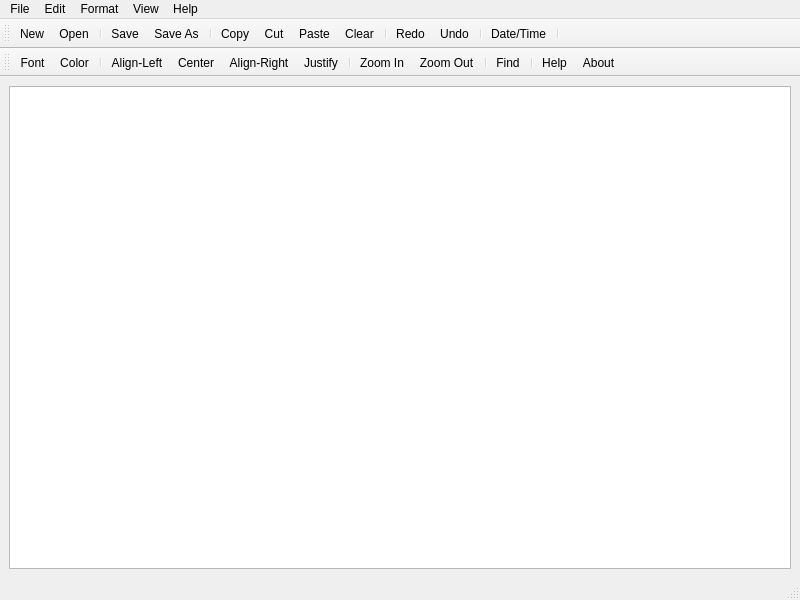
<?xml version="1.0" encoding="UTF-8"?>
<ui version="4.0">
 <class>Notepad</class>
 <widget class="QMainWindow" name="Notepad">
  <property name="geometry">
   <rect>
    <x>0</x>
    <y>0</y>
    <width>800</width>
    <height>600</height>
   </rect>
  </property>
  <property name="windowTitle">
   <string>Notepad</string>
  </property>
  <property name="windowIcon">
   <iconset resource="Resources.qrc">
    <normaloff>:/rec/icons/notepad.png</normaloff>:/rec/icons/notepad.png</iconset>
  </property>
  <widget class="QWidget" name="centralwidget">
   <layout class="QHBoxLayout" name="horizontalLayout">
    <item>
     <widget class="QTextEdit" name="textEdit"/>
    </item>
   </layout>
  </widget>
  <widget class="QMenuBar" name="menubar">
   <property name="geometry">
    <rect>
     <x>0</x>
     <y>0</y>
     <width>800</width>
     <height>21</height>
    </rect>
   </property>
   <widget class="QMenu" name="menuFile">
    <property name="title">
     <string>File</string>
    </property>
    <addaction name="actionNew"/>
    <addaction name="actionOpen"/>
    <addaction name="separator"/>
    <addaction name="actionSave"/>
    <addaction name="actionSave_As"/>
    <addaction name="separator"/>
    <addaction name="actionExit"/>
   </widget>
   <widget class="QMenu" name="menuEdit">
    <property name="title">
     <string>Edit</string>
    </property>
    <addaction name="actionCopy"/>
    <addaction name="actionCut"/>
    <addaction name="actionPaste"/>
    <addaction name="actionClear"/>
    <addaction name="separator"/>
    <addaction name="actionRedo"/>
    <addaction name="actionUndo"/>
    <addaction name="separator"/>
    <addaction name="actionDate_Time"/>
   </widget>
   <widget class="QMenu" name="menuAbout">
    <property name="title">
     <string>Help</string>
    </property>
    <addaction name="actionHelp"/>
    <addaction name="actionAbout"/>
   </widget>
   <widget class="QMenu" name="menuFormat">
    <property name="title">
     <string>Format</string>
    </property>
    <addaction name="actionFont"/>
    <addaction name="actionColor"/>
    <addaction name="separator"/>
    <addaction name="actionAlign_Left"/>
    <addaction name="actionCenter"/>
    <addaction name="actionAlign_Right"/>
    <addaction name="actionJustify"/>
   </widget>
   <widget class="QMenu" name="menuView">
    <property name="title">
     <string>View</string>
    </property>
    <addaction name="actionZoom_In"/>
    <addaction name="actionZoom_Out"/>
    <addaction name="separator"/>
    <addaction name="actionFind"/>
   </widget>
   <addaction name="menuFile"/>
   <addaction name="menuEdit"/>
   <addaction name="menuFormat"/>
   <addaction name="menuView"/>
   <addaction name="menuAbout"/>
  </widget>
  <widget class="QStatusBar" name="statusbar"/>
  <widget class="QToolBar" name="toolBar">
   <property name="windowTitle">
    <string>toolBar</string>
   </property>
   <attribute name="toolBarArea">
    <enum>TopToolBarArea</enum>
   </attribute>
   <attribute name="toolBarBreak">
    <bool>false</bool>
   </attribute>
   <addaction name="actionNew"/>
   <addaction name="actionOpen"/>
   <addaction name="separator"/>
   <addaction name="actionSave"/>
   <addaction name="actionSave_As"/>
   <addaction name="separator"/>
   <addaction name="actionCopy"/>
   <addaction name="actionCut"/>
   <addaction name="actionPaste"/>
   <addaction name="actionClear"/>
   <addaction name="separator"/>
   <addaction name="actionRedo"/>
   <addaction name="actionUndo"/>
   <addaction name="separator"/>
   <addaction name="actionDate_Time"/>
   <addaction name="separator"/>
  </widget>
  <widget class="QToolBar" name="toolBar_2">
   <property name="windowTitle">
    <string>toolBar_2</string>
   </property>
   <attribute name="toolBarArea">
    <enum>TopToolBarArea</enum>
   </attribute>
   <attribute name="toolBarBreak">
    <bool>true</bool>
   </attribute>
   <addaction name="actionFont"/>
   <addaction name="actionColor"/>
   <addaction name="separator"/>
   <addaction name="actionAlign_Left"/>
   <addaction name="actionCenter"/>
   <addaction name="actionAlign_Right"/>
   <addaction name="actionJustify"/>
   <addaction name="separator"/>
   <addaction name="actionZoom_In"/>
   <addaction name="actionZoom_Out"/>
   <addaction name="separator"/>
   <addaction name="actionFind"/>
   <addaction name="separator"/>
   <addaction name="actionHelp"/>
   <addaction name="actionAbout"/>
  </widget>
  <action name="actionNew">
   <property name="icon">
    <iconset resource="Resources.qrc">
     <normaloff>:/rec/icons/new.png</normaloff>:/rec/icons/new.png</iconset>
   </property>
   <property name="text">
    <string>New</string>
   </property>
   <property name="shortcut">
    <string>Ctrl+N</string>
   </property>
  </action>
  <action name="actionOpen">
   <property name="icon">
    <iconset resource="Resources.qrc">
     <normaloff>:/rec/icons/open-document.png</normaloff>:/rec/icons/open-document.png</iconset>
   </property>
   <property name="text">
    <string>Open</string>
   </property>
   <property name="shortcut">
    <string>Ctrl+O</string>
   </property>
  </action>
  <action name="actionSave">
   <property name="icon">
    <iconset resource="Resources.qrc">
     <normaloff>:/rec/icons/save.png</normaloff>:/rec/icons/save.png</iconset>
   </property>
   <property name="text">
    <string>Save</string>
   </property>
   <property name="shortcut">
    <string>Ctrl+S</string>
   </property>
  </action>
  <action name="actionSave_As">
   <property name="icon">
    <iconset resource="Resources.qrc">
     <normaloff>:/rec/icons/save-as.png</normaloff>:/rec/icons/save-as.png</iconset>
   </property>
   <property name="text">
    <string>Save As</string>
   </property>
   <property name="shortcut">
    <string>Ctrl+Shift+S</string>
   </property>
  </action>
  <action name="actionCopy">
   <property name="icon">
    <iconset resource="Resources.qrc">
     <normaloff>:/rec/icons/copy.png</normaloff>:/rec/icons/copy.png</iconset>
   </property>
   <property name="text">
    <string>Copy</string>
   </property>
   <property name="shortcut">
    <string>Ctrl+C</string>
   </property>
  </action>
  <action name="actionCut">
   <property name="icon">
    <iconset resource="Resources.qrc">
     <normaloff>:/rec/icons/cut.png</normaloff>:/rec/icons/cut.png</iconset>
   </property>
   <property name="text">
    <string>Cut</string>
   </property>
   <property name="shortcut">
    <string>Ctrl+X</string>
   </property>
  </action>
  <action name="actionPaste">
   <property name="icon">
    <iconset resource="Resources.qrc">
     <normaloff>:/rec/icons/paste.png</normaloff>:/rec/icons/paste.png</iconset>
   </property>
   <property name="text">
    <string>Paste</string>
   </property>
   <property name="shortcut">
    <string>Ctrl+V</string>
   </property>
  </action>
  <action name="actionUndo">
   <property name="icon">
    <iconset resource="Resources.qrc">
     <normaloff>:/rec/icons/undo.png</normaloff>:/rec/icons/undo.png</iconset>
   </property>
   <property name="text">
    <string>Undo</string>
   </property>
   <property name="shortcut">
    <string>Ctrl+Z</string>
   </property>
  </action>
  <action name="actionRedo">
   <property name="icon">
    <iconset resource="Resources.qrc">
     <normaloff>:/rec/icons/redo.png</normaloff>:/rec/icons/redo.png</iconset>
   </property>
   <property name="text">
    <string>Redo</string>
   </property>
   <property name="shortcut">
    <string>Ctrl+Y</string>
   </property>
  </action>
  <action name="actionAbout">
   <property name="icon">
    <iconset resource="Resources.qrc">
     <normaloff>:/rec/icons/info.png</normaloff>:/rec/icons/info.png</iconset>
   </property>
   <property name="text">
    <string>About</string>
   </property>
  </action>
  <action name="actionHelp">
   <property name="icon">
    <iconset resource="Resources.qrc">
     <normaloff>:/rec/icons/help.png</normaloff>:/rec/icons/help.png</iconset>
   </property>
   <property name="text">
    <string>Help</string>
   </property>
  </action>
  <action name="actionAlign_Left">
   <property name="icon">
    <iconset resource="Resources.qrc">
     <normaloff>:/rec/icons/align-left.png</normaloff>:/rec/icons/align-left.png</iconset>
   </property>
   <property name="text">
    <string>Align-Left</string>
   </property>
   <property name="shortcut">
    <string>Ctrl+L</string>
   </property>
  </action>
  <action name="actionAlign_Right">
   <property name="icon">
    <iconset resource="Resources.qrc">
     <normaloff>:/rec/icons/align-right.png</normaloff>:/rec/icons/align-right.png</iconset>
   </property>
   <property name="text">
    <string>Align-Right</string>
   </property>
   <property name="shortcut">
    <string>Ctrl+R</string>
   </property>
  </action>
  <action name="actionCenter">
   <property name="icon">
    <iconset resource="Resources.qrc">
     <normaloff>:/rec/icons/align-center.png</normaloff>:/rec/icons/align-center.png</iconset>
   </property>
   <property name="text">
    <string>Center</string>
   </property>
   <property name="shortcut">
    <string>Ctrl+E</string>
   </property>
  </action>
  <action name="actionJustify">
   <property name="icon">
    <iconset resource="Resources.qrc">
     <normaloff>:/rec/icons/align-justify.png</normaloff>:/rec/icons/align-justify.png</iconset>
   </property>
   <property name="text">
    <string>Justify</string>
   </property>
   <property name="shortcut">
    <string>Ctrl+J</string>
   </property>
  </action>
  <action name="actionZoom_In">
   <property name="icon">
    <iconset resource="Resources.qrc">
     <normaloff>:/rec/icons/zoom-in.png</normaloff>:/rec/icons/zoom-in.png</iconset>
   </property>
   <property name="text">
    <string>Zoom In</string>
   </property>
   <property name="shortcut">
    <string>Ctrl++</string>
   </property>
  </action>
  <action name="actionZoom_Out">
   <property name="icon">
    <iconset resource="Resources.qrc">
     <normaloff>:/rec/icons/zoom-out.png</normaloff>:/rec/icons/zoom-out.png</iconset>
   </property>
   <property name="text">
    <string>Zoom Out</string>
   </property>
   <property name="shortcut">
    <string>Ctrl+-</string>
   </property>
  </action>
  <action name="actionDate_Time">
   <property name="icon">
    <iconset resource="Resources.qrc">
     <normaloff>:/rec/icons/date.png</normaloff>:/rec/icons/date.png</iconset>
   </property>
   <property name="text">
    <string>Date/Time</string>
   </property>
  </action>
  <action name="actionFont">
   <property name="icon">
    <iconset resource="Resources.qrc">
     <normaloff>:/rec/icons/fonts.png</normaloff>:/rec/icons/fonts.png</iconset>
   </property>
   <property name="text">
    <string>Font</string>
   </property>
  </action>
  <action name="actionClear">
   <property name="icon">
    <iconset resource="Resources.qrc">
     <normaloff>:/rec/icons/cancel.png</normaloff>:/rec/icons/cancel.png</iconset>
   </property>
   <property name="text">
    <string>Clear</string>
   </property>
   <property name="shortcut">
    <string>Del</string>
   </property>
  </action>
  <action name="actionColor">
   <property name="icon">
    <iconset resource="Resources.qrc">
     <normaloff>:/rec/icons/color.png</normaloff>:/rec/icons/color.png</iconset>
   </property>
   <property name="text">
    <string>Color</string>
   </property>
  </action>
  <action name="actionExit">
   <property name="icon">
    <iconset resource="Resources.qrc">
     <normaloff>:/rec/icons/close.png</normaloff>:/rec/icons/close.png</iconset>
   </property>
   <property name="text">
    <string>Exit</string>
   </property>
   <property name="shortcut">
    <string>Ctrl+Q</string>
   </property>
  </action>
  <action name="actionFind">
   <property name="icon">
    <iconset resource="Resources.qrc">
     <normaloff>:/rec/icons/find.png</normaloff>:/rec/icons/find.png</iconset>
   </property>
   <property name="text">
    <string>Find</string>
   </property>
   <property name="shortcut">
    <string>Ctrl+F</string>
   </property>
  </action>
 </widget>
 <resources>
  <include location="Resources.qrc"/>
 </resources>
 <connections/>
</ui>
